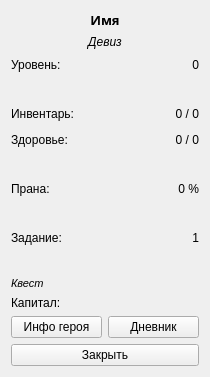
<?xml version="1.0" encoding="UTF-8"?>
<ui version="4.0">
 <class>StatsWin</class>
 <widget class="QWidget" name="StatsWin">
  <property name="enabled">
   <bool>true</bool>
  </property>
  <property name="geometry">
   <rect>
    <x>0</x>
    <y>0</y>
    <width>210</width>
    <height>362</height>
   </rect>
  </property>
  <property name="focusPolicy">
   <enum>Qt::NoFocus</enum>
  </property>
  <property name="windowTitle">
   <string>Hero stats</string>
  </property>
  <property name="windowIcon">
   <iconset resource="../resorce.qrc">
    <normaloff>:/bin/icon.bmp</normaloff>:/bin/icon.bmp</iconset>
  </property>
  <property name="autoFillBackground">
   <bool>false</bool>
  </property>
  <layout class="QVBoxLayout" name="verticalLayout">
   <item>
    <widget class="QLabel" name="lbName">
     <property name="sizePolicy">
      <sizepolicy hsizetype="Preferred" vsizetype="Minimum">
       <horstretch>0</horstretch>
       <verstretch>0</verstretch>
      </sizepolicy>
     </property>
     <property name="font">
      <font>
       <family>Arial Black</family>
       <pointsize>10</pointsize>
       <weight>75</weight>
       <bold>true</bold>
      </font>
     </property>
     <property name="text">
      <string>Имя</string>
     </property>
     <property name="alignment">
      <set>Qt::AlignCenter</set>
     </property>
    </widget>
   </item>
   <item>
    <widget class="QLabel" name="lbHail">
     <property name="sizePolicy">
      <sizepolicy hsizetype="Preferred" vsizetype="Minimum">
       <horstretch>0</horstretch>
       <verstretch>0</verstretch>
      </sizepolicy>
     </property>
     <property name="font">
      <font>
       <italic>true</italic>
      </font>
     </property>
     <property name="text">
      <string>Девиз</string>
     </property>
     <property name="alignment">
      <set>Qt::AlignCenter</set>
     </property>
     <property name="wordWrap">
      <bool>true</bool>
     </property>
    </widget>
   </item>
   <item>
    <layout class="QHBoxLayout" name="horizontalLayout_2">
     <item>
      <widget class="QLabel" name="label">
       <property name="sizePolicy">
        <sizepolicy hsizetype="Preferred" vsizetype="Minimum">
         <horstretch>0</horstretch>
         <verstretch>0</verstretch>
        </sizepolicy>
       </property>
       <property name="text">
        <string>Уровень:</string>
       </property>
      </widget>
     </item>
     <item>
      <spacer name="horizontalSpacer">
       <property name="orientation">
        <enum>Qt::Horizontal</enum>
       </property>
       <property name="sizeHint" stdset="0">
        <size>
         <width>40</width>
         <height>20</height>
        </size>
       </property>
      </spacer>
     </item>
     <item>
      <widget class="QLabel" name="lbLevel">
       <property name="sizePolicy">
        <sizepolicy hsizetype="Preferred" vsizetype="Minimum">
         <horstretch>0</horstretch>
         <verstretch>0</verstretch>
        </sizepolicy>
       </property>
       <property name="maximumSize">
        <size>
         <width>60</width>
         <height>16777215</height>
        </size>
       </property>
       <property name="text">
        <string>0</string>
       </property>
       <property name="alignment">
        <set>Qt::AlignRight|Qt::AlignTrailing|Qt::AlignVCenter</set>
       </property>
      </widget>
     </item>
    </layout>
   </item>
   <item>
    <widget class="QProg" name="pbLevel">
     <property name="minimumSize">
      <size>
       <width>0</width>
       <height>17</height>
      </size>
     </property>
     <property name="maximumSize">
      <size>
       <width>16777215</width>
       <height>20</height>
      </size>
     </property>
     <property name="toolTip">
      <string>Уровень героя</string>
     </property>
     <property name="whatsThis">
      <string>Показывает текущее количество опыта героя на этом уровне</string>
     </property>
     <property name="value">
      <double>0.000000000000000</double>
     </property>
     <property name="font" stdset="0">
      <number>26</number>
     </property>
     <property name="color" stdset="0">
      <color>
       <red>213</red>
       <green>142</green>
       <blue>0</blue>
      </color>
     </property>
    </widget>
   </item>
   <item>
    <layout class="QHBoxLayout" name="horizontalLayout_3">
     <item>
      <widget class="QLabel" name="label_2">
       <property name="sizePolicy">
        <sizepolicy hsizetype="Preferred" vsizetype="Minimum">
         <horstretch>0</horstretch>
         <verstretch>0</verstretch>
        </sizepolicy>
       </property>
       <property name="text">
        <string>Инвентарь:</string>
       </property>
      </widget>
     </item>
     <item>
      <spacer name="horizontalSpacer_2">
       <property name="orientation">
        <enum>Qt::Horizontal</enum>
       </property>
       <property name="sizeHint" stdset="0">
        <size>
         <width>40</width>
         <height>20</height>
        </size>
       </property>
      </spacer>
     </item>
     <item>
      <widget class="QLabel" name="lbItems">
       <property name="sizePolicy">
        <sizepolicy hsizetype="Preferred" vsizetype="Minimum">
         <horstretch>0</horstretch>
         <verstretch>0</verstretch>
        </sizepolicy>
       </property>
       <property name="maximumSize">
        <size>
         <width>16777215</width>
         <height>16777215</height>
        </size>
       </property>
       <property name="text">
        <string>0 / 0</string>
       </property>
       <property name="alignment">
        <set>Qt::AlignRight|Qt::AlignTrailing|Qt::AlignVCenter</set>
       </property>
      </widget>
     </item>
    </layout>
   </item>
   <item>
    <layout class="QHBoxLayout" name="horizontalLayout_4">
     <item>
      <widget class="QLabel" name="label_3">
       <property name="sizePolicy">
        <sizepolicy hsizetype="Preferred" vsizetype="Minimum">
         <horstretch>0</horstretch>
         <verstretch>0</verstretch>
        </sizepolicy>
       </property>
       <property name="text">
        <string>Здоровье:</string>
       </property>
      </widget>
     </item>
     <item>
      <spacer name="horizontalSpacer_3">
       <property name="orientation">
        <enum>Qt::Horizontal</enum>
       </property>
       <property name="sizeHint" stdset="0">
        <size>
         <width>40</width>
         <height>20</height>
        </size>
       </property>
      </spacer>
     </item>
     <item>
      <widget class="QLabel" name="lbHealth">
       <property name="sizePolicy">
        <sizepolicy hsizetype="Preferred" vsizetype="Minimum">
         <horstretch>0</horstretch>
         <verstretch>0</verstretch>
        </sizepolicy>
       </property>
       <property name="text">
        <string>0 / 0</string>
       </property>
       <property name="alignment">
        <set>Qt::AlignRight|Qt::AlignTrailing|Qt::AlignVCenter</set>
       </property>
      </widget>
     </item>
    </layout>
   </item>
   <item>
    <widget class="QProg" name="pbHealth">
     <property name="minimumSize">
      <size>
       <width>0</width>
       <height>17</height>
      </size>
     </property>
     <property name="maximumSize">
      <size>
       <width>16777215</width>
       <height>20</height>
      </size>
     </property>
     <property name="toolTip">
      <string>Здоровье героя</string>
     </property>
     <property name="whatsThis">
      <string>Показывает текущий уровень здоровья героя</string>
     </property>
     <property name="font" stdset="0">
      <number>26</number>
     </property>
     <property name="color" stdset="0">
      <color>
       <red>218</red>
       <green>0</green>
       <blue>3</blue>
      </color>
     </property>
    </widget>
   </item>
   <item>
    <layout class="QHBoxLayout" name="horizontalLayout_6">
     <item>
      <widget class="QLabel" name="label_7">
       <property name="text">
        <string>Прана:</string>
       </property>
      </widget>
     </item>
     <item>
      <spacer name="horizontalSpacer_5">
       <property name="orientation">
        <enum>Qt::Horizontal</enum>
       </property>
       <property name="sizeHint" stdset="0">
        <size>
         <width>40</width>
         <height>20</height>
        </size>
       </property>
      </spacer>
     </item>
     <item>
      <widget class="QLabel" name="lbPrane">
       <property name="text">
        <string>0 %</string>
       </property>
       <property name="alignment">
        <set>Qt::AlignRight|Qt::AlignTrailing|Qt::AlignVCenter</set>
       </property>
      </widget>
     </item>
    </layout>
   </item>
   <item>
    <widget class="QProg" name="pbPrane">
     <property name="minimumSize">
      <size>
       <width>0</width>
       <height>17</height>
      </size>
     </property>
     <property name="maximumSize">
      <size>
       <width>16777215</width>
       <height>20</height>
      </size>
     </property>
     <property name="toolTip">
      <string>Количество праны</string>
     </property>
     <property name="whatsThis">
      <string>Показывает текущее количество праны (аккумулятор не учитывается)</string>
     </property>
     <property name="font" stdset="0">
      <number>26</number>
     </property>
     <property name="color" stdset="0">
      <color>
       <red>24</red>
       <green>0</green>
       <blue>211</blue>
      </color>
     </property>
    </widget>
   </item>
   <item>
    <layout class="QHBoxLayout" name="horizontalLayout_5">
     <item>
      <widget class="QLabel" name="label_4">
       <property name="sizePolicy">
        <sizepolicy hsizetype="Preferred" vsizetype="Minimum">
         <horstretch>0</horstretch>
         <verstretch>0</verstretch>
        </sizepolicy>
       </property>
       <property name="text">
        <string>Задание:</string>
       </property>
      </widget>
     </item>
     <item>
      <spacer name="horizontalSpacer_4">
       <property name="orientation">
        <enum>Qt::Horizontal</enum>
       </property>
       <property name="sizeHint" stdset="0">
        <size>
         <width>40</width>
         <height>20</height>
        </size>
       </property>
      </spacer>
     </item>
     <item>
      <widget class="QLabel" name="lbQuestNum">
       <property name="sizePolicy">
        <sizepolicy hsizetype="Preferred" vsizetype="Minimum">
         <horstretch>0</horstretch>
         <verstretch>0</verstretch>
        </sizepolicy>
       </property>
       <property name="text">
        <string>1</string>
       </property>
       <property name="alignment">
        <set>Qt::AlignRight|Qt::AlignTrailing|Qt::AlignVCenter</set>
       </property>
      </widget>
     </item>
    </layout>
   </item>
   <item>
    <widget class="QProg" name="pbQuest">
     <property name="minimumSize">
      <size>
       <width>0</width>
       <height>17</height>
      </size>
     </property>
     <property name="maximumSize">
      <size>
       <width>16777215</width>
       <height>20</height>
      </size>
     </property>
     <property name="toolTip">
      <string>Прогресс выполнения задания</string>
     </property>
     <property name="whatsThis">
      <string>Показывает на сколько процентов пройден текущий квест</string>
     </property>
     <property name="value">
      <double>0.000000000000000</double>
     </property>
     <property name="font" stdset="0">
      <number>26</number>
     </property>
     <property name="color" stdset="0">
      <color>
       <red>191</red>
       <green>191</green>
       <blue>191</blue>
      </color>
     </property>
    </widget>
   </item>
   <item>
    <widget class="QLabel" name="lbQuestName">
     <property name="sizePolicy">
      <sizepolicy hsizetype="Preferred" vsizetype="Maximum">
       <horstretch>0</horstretch>
       <verstretch>0</verstretch>
      </sizepolicy>
     </property>
     <property name="font">
      <font>
       <pointsize>8</pointsize>
       <italic>true</italic>
      </font>
     </property>
     <property name="text">
      <string>Квест</string>
     </property>
     <property name="wordWrap">
      <bool>true</bool>
     </property>
    </widget>
   </item>
   <item>
    <widget class="QLabel" name="lbMoney">
     <property name="sizePolicy">
      <sizepolicy hsizetype="Preferred" vsizetype="Minimum">
       <horstretch>0</horstretch>
       <verstretch>0</verstretch>
      </sizepolicy>
     </property>
     <property name="text">
      <string>Капитал:</string>
     </property>
     <property name="wordWrap">
      <bool>true</bool>
     </property>
    </widget>
   </item>
   <item>
    <layout class="QHBoxLayout" name="horizontalLayout">
     <item>
      <widget class="QPushButton" name="btInfo">
       <property name="text">
        <string>Инфо героя</string>
       </property>
      </widget>
     </item>
     <item>
      <widget class="QPushButton" name="btDiary">
       <property name="text">
        <string>Дневник</string>
       </property>
      </widget>
     </item>
    </layout>
   </item>
   <item>
    <widget class="QPushButton" name="pushButton">
     <property name="text">
      <string>Закрыть</string>
     </property>
    </widget>
   </item>
  </layout>
 </widget>
 <customwidgets>
  <customwidget>
   <class>QProg</class>
   <extends>QWidget</extends>
   <header>qprog.h</header>
  </customwidget>
 </customwidgets>
 <resources>
  <include location="../resorce.qrc"/>
 </resources>
 <connections>
  <connection>
   <sender>pushButton</sender>
   <signal>released()</signal>
   <receiver>StatsWin</receiver>
   <slot>hide()</slot>
   <hints>
    <hint type="sourcelabel">
     <x>109</x>
     <y>335</y>
    </hint>
    <hint type="destinationlabel">
     <x>167</x>
     <y>26</y>
    </hint>
   </hints>
  </connection>
 </connections>
</ui>
